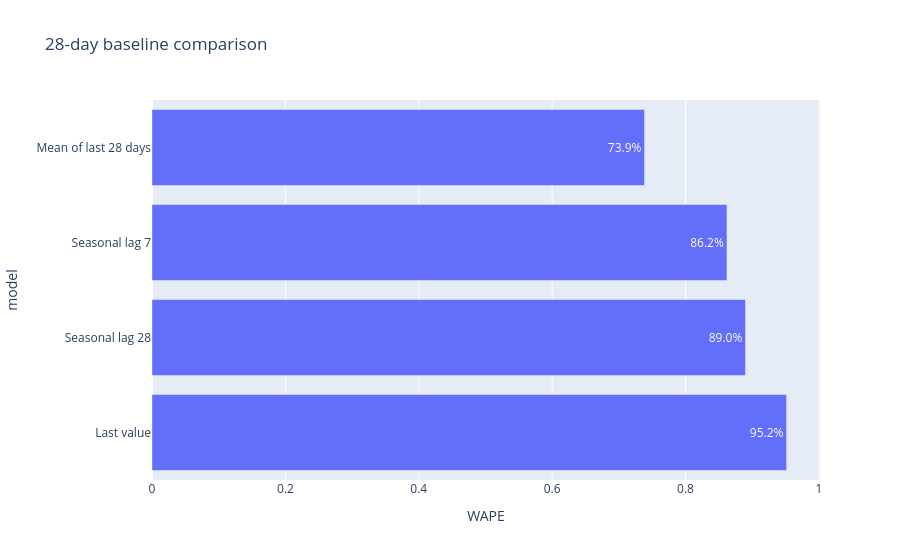

The notebook cell saved with this chart:
### Code cell
HORIZON = 28
TRAIN_END = len(day_cols) - HORIZON
train = values[:, :TRAIN_END]
actual = values[:, TRAIN_END:]

forecasts = {
    'Last value': np.repeat(train[:, -1:], HORIZON, axis=1),
    'Mean of last 28 days': np.repeat(train[:, -28:].mean(axis=1, keepdims=True), HORIZON, axis=1),
    'Seasonal lag 7': np.tile(train[:, -7:], (1, 4)),
    'Seasonal lag 28': train[:, -28:].copy(),
}
metrics = pd.DataFrame([
    {'model': name, **score(actual, prediction, train)}
    for name, prediction in forecasts.items()
]).sort_values('WAPE')
display(metrics.style.format({'MAE': '{:.4f}', 'WAPE': '{:.2%}', 'RMSSE': '{:.4f}', 'Bias': '{:.2%}'}))
px.bar(metrics.sort_values('WAPE', ascending=False), x='WAPE', y='model', orientation='h', text_auto='.1%', title='28-day baseline comparison').show()

### Figure 1 — Plotly figure (JSON) as saved in the notebook; plotly's stock layout.template omitted (floating-point values rounded to 4 significant figures)
{"data": [{"hovertemplate": "WAPE=%{x}<br>model=%{y}<extra></extra>", "legendgroup": "", "marker": {"color": "#636efa", "pattern": {"shape": ""}}, "name": "", "orientation": "h", "showlegend": false, "textposition": "auto", "texttemplate": "%{x:.1%}", "type": "bar", "x": [0.9516, 0.89, 0.8622, 0.7386], "xaxis": "x", "y": ["Last value", "Seasonal lag 28", "Seasonal lag 7", "Mean of last 28 days"], "yaxis": "y"}], "layout": {"barmode": "relative", "legend": {"tracegroupgap": 0}, "title": {"text": "28-day baseline comparison"}, "xaxis": {"anchor": "y", "domain": [0.0, 1.0], "title": {"text": "WAPE"}}, "yaxis": {"anchor": "x", "domain": [0.0, 1.0], "title": {"text": "model"}}}}
